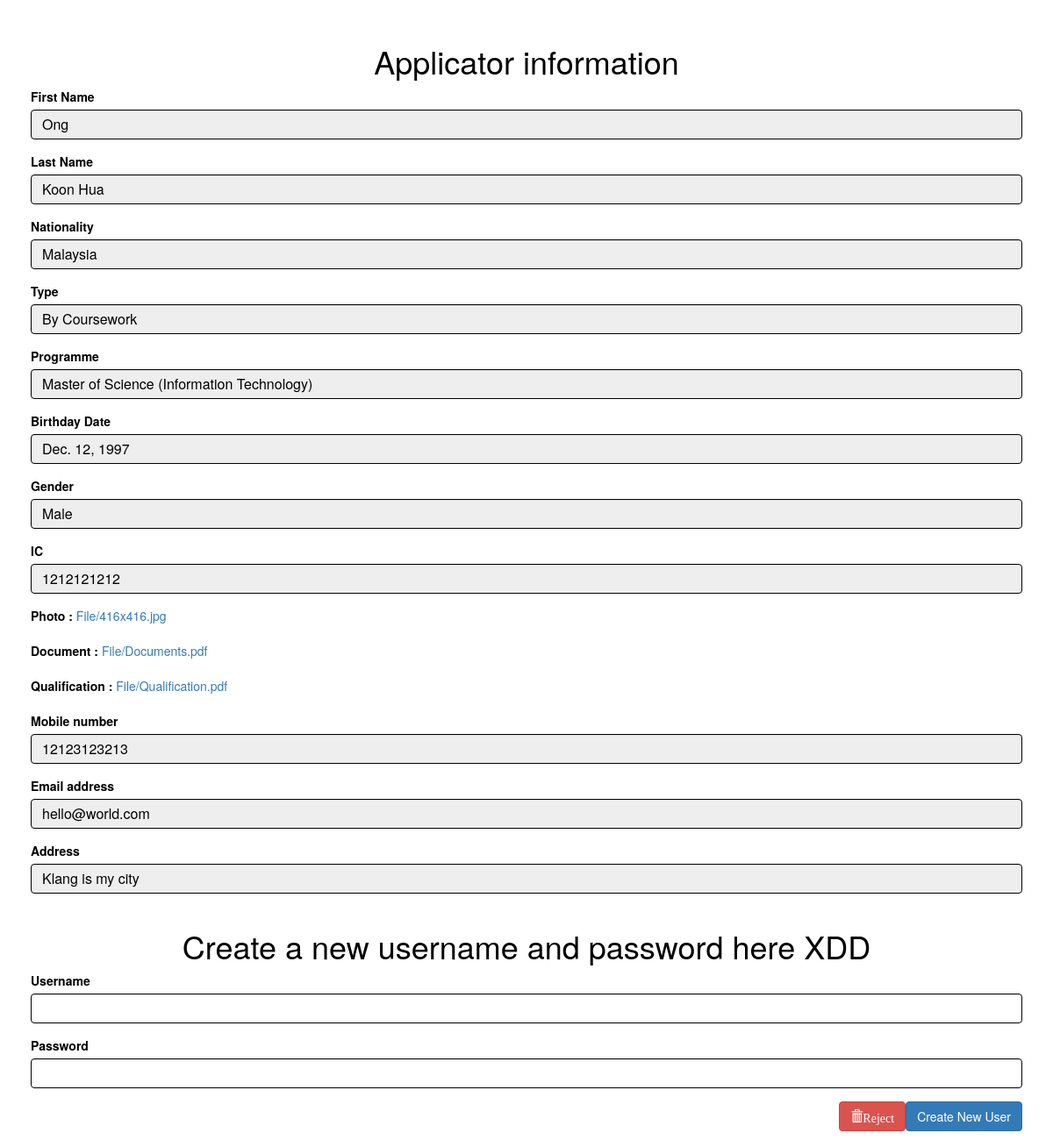
Screenshot of /list/4/ (signed in) with the database file from the repository.
### Application/models.py (models this page shows, shortened)
class Application(models.Model):
    GENDER = (
        ('Female', 'Female'),
        ('Male', 'Male'),
    )
    TYPE = (
        ('By Research', 'By Research'),
        ('By Coursework', 'By Coursework'),
    )
    PAYMENT = (
        ('Paid', 'Paid'),
        ('Not Paid', 'Not Paid'),
    )
    app_name_first = models.CharField(max_length=250)
    app_name_last = models.CharField(max_length=250,null=True)
    app_birthday = models.DateField(verbose_name="Date of Birth", null=True, blank=True)
    app_gender = models.CharField(choices=GENDER,max_length=6)
    app_ic = models.CharField(max_length=12)
    app_nation = models.CharField(max_length=20,null=True)
    app_address = models.TextField(max_length=100,null=True)
    app_email = models.EmailField(max_length=100)
    app_file_upload = models.FileField(verbose_name="Document",upload_to='File/',null=True)
    app_file_upload2 = models.ImageField(verbose_name="Photo",upload_to='File/',null=True)
    app_mobile_number = models.CharField(max_length=20,null=True)
    app_type = models.CharField(choices=TYPE,max_length=13,null=True)
    app_programme = models.CharField(max_length=100,null=True)
    app_payment_status = models.CharField(choices=PAYMENT,max_length=10,null=True)
    app_file_upload3 = models.FileField(verbose_name="Qualification",upload_to='File/',null=True)
    app_created_at = models.DateTimeField(auto_now_add=True,null=True)
    app_updated_at = models.DateTimeField(auto_now=True,null=True)
    app_admin = models.ForeignKey(settings.AUTH_USER_MODEL, on_delete=models.CASCADE, related_name='admin', verbose_name="Approving Admin", null=True)
    app_student = models.ForeignKey(settings.AUTH_USER_MODEL, on_delete=models.CASCADE, related_name='student', verbose_name="Student", null=True)

### Application/views.py (the view, shortened to what this page needs)
# urls.py: url(r'^list/(?P<application_id>[0-9]+)/$', views.detail, name='detail'),
def detail(request, application_id):
	if not request.user.is_authenticated():
		return render(request, 'Profile/login.html',{})
	else:
		applications = get_object_or_404(Application, pk=application_id)
		form = UserForm(request.POST or None)
		context= {
			"applications" : applications,
			"form" : form,
		}
		return render(request, 'Application/detail.html', context)

### Application/forms.py
class UserForm(forms.ModelForm):
    password = forms.CharField(widget=forms.PasswordInput)
    class Meta:
        model = User
        fields = ['username', 'password','email', 'first_name', 'last_name']

### Application/templates/Application/detail.html (shortened to what this page needs)
<!DOCTYPE html>
<hmtl lang="en">
<head>
  {% load staticfiles %}
  <link rel="stylesheet" href="https://maxcdn.bootstrapcdn.com/bootstrap/3.3.7/css/bootstrap.min.css">
  <link rel="stylesheet" type="text/css" href="{% static 'Application/Style.css' %}" />
  <link rel="stylesheet" href="http://cdnjs.cloudflare.com/ajax/libs/jquery.bootstrapvalidator/0.5.3/css/bootstrapValidator.min.css"/>
</head>
<body>
<div class="container-fluid">
        <form id="createNewUserFrom" method="post"  enctype="multipart/form-data" action="">
            <h1> Applicator information</h1>
			<div class="form-group">
                <label>First Name</label>
                <input class="form-control" value="{{applications.app_name_first}}" disabled>
            </div>
            <div class="form-group">
                <label>Last Name</label>
                <input class="form-control" value="{{applications.app_name_last}}" disabled>
            </div>
            <div class="form-group">
                <label >Nationality</label>
                <input class="form-control" value="{{applications.app_nation}}" disabled>
            </div>
            <div class="form-group">
                <label>Type</label>
                    <input class="form-control" value="{{applications.app_type}}" disabled>
            </div>
            <div class="form-group">
                <label>Programme</label>
                <input class="form-control" value="{{applications.app_programme}}" disabled>
            </div>
            <div class="form-group">
                <label>Birthday Date</label>
                <input class="form-control" value="{{applications.app_birthday}}" disabled>
            </div>
            <div class="form-group">
                <label>Gender</label>
                <input class="form-control" value="{{applications.app_gender}}" disabled="">
            </div>
            <div class="form-group">
                <label>IC</label>
                <input class="form-control" value="{{applications.app_ic}}" disabled>
            </div>
            <div class="form-group">
                <label>Photo : </label>
                <a href="{{applications.app_file_upload2.url}}">{{applications.app_file_upload2}}</a>
            </div>
            <div class="form-group">
                <label>Document : </label>
                <a href="{{applications.app_file_upload.url}}">{{applications.app_file_upload}}</a>
            </div>
            <div class="form-group">
                <label>Qualification :</label>
                <a href="{{applications.app_file_upload3.url}}">{{applications.app_file_upload3}}</a>
            </div>
            <div class="form-group">
                <label>Mobile number</label>
                <input class="form-control" value="{{applications.app_mobile_number}}" disabled>
            </div>
            <div class="form-group">
                <label>Email address</label>
                <input class="form-control" value="{{applications.app_email}}" disabled>
            </div>
            <div class="form-group">
                <label>Address</label>
                <input class="form-control" value="{{applications.app_address}}" disabled>
            </div>
            <h1>Create a new username and password here XDD</h1>
            <div class="form-group">
                <label class="control-label" >Username</label>
                <input type="input" name="username" class="form-control" required="" >
            </div>
            <div class="form-group">
                <label class="control-label" >Password</label>
                <input type="password" name="password" minlength="6" class="form-control" required="" >
            </div>
            <button type="submit" class="btn btn-primary pull-right">Create New User</button>
            <div class="form-group">
                <a href="{% url 'Application:delete_application' applications.id %}">
                <button type="button" class="btn btn-danger pull-right">
                    <span class="glyphicon glyphicon-trash">Reject</span>
                </button>
                </a>
            </div>
    	</form>
    </div>
</body>

### Application/static/Application/Style.css (style rules this page uses)
body { background: rgba(255, 255, 255,0.9); padding: 10px 20px; }
form { color:black; }
h1 { margin-top: 40px; text-align: center; }
.form-control { background: rgba(255,255,255,0.1); border: none; font-size: 16px; width: 100%; background-color: white; color: black; margin-bottom: 10px; border: 1px solid black; }
.btn-danger { text-align: right; }

### rows the page displays
Application: app_name_first "Ong", app_name_last "Koon Hua", app_nation "Malaysia", app_type "By Coursework", app_programme "Master of Science (Information Technology)", app_birthday "Dec. 12, 1997", app_gender "Male", app_ic "1212121212", app_file_upload2 "File/416x416.jpg", app_file_upload "File/Documents.pdf", app_file_upload3 "File/Qualification.pdf", app_mobile_number "12123123213", app_email "hello@world.com", app_address "Klang is my city"
